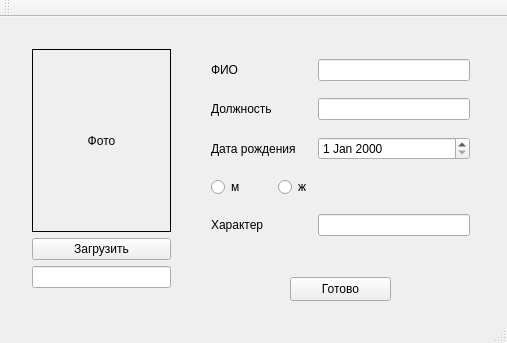
<?xml version="1.0" encoding="UTF-8"?>
<ui version="4.0">
 <class>MainWindow</class>
 <widget class="QMainWindow" name="MainWindow">
  <property name="geometry">
   <rect>
    <x>0</x>
    <y>0</y>
    <width>507</width>
    <height>343</height>
   </rect>
  </property>
  <property name="windowTitle">
   <string>Форма</string>
  </property>
  <widget class="QWidget" name="centralWidget">
   <widget class="QPushButton" name="pushButton">
    <property name="geometry">
     <rect>
      <x>290</x>
      <y>260</y>
      <width>101</width>
      <height>24</height>
     </rect>
    </property>
    <property name="text">
     <string>Готово</string>
    </property>
   </widget>
   <widget class="QWidget" name="layoutWidget">
    <property name="geometry">
     <rect>
      <x>200</x>
      <y>20</y>
      <width>281</width>
      <height>221</height>
     </rect>
    </property>
    <layout class="QGridLayout" name="gridLayout_2">
     <item row="0" column="0">
      <widget class="QLabel" name="label_fio">
       <property name="text">
        <string>ФИО</string>
       </property>
      </widget>
     </item>
     <item row="0" column="2">
      <widget class="QLineEdit" name="lineEdit_fio"/>
     </item>
     <item row="1" column="0">
      <widget class="QLabel" name="label_dol">
       <property name="text">
        <string>Должность</string>
       </property>
      </widget>
     </item>
     <item row="1" column="2">
      <widget class="QLineEdit" name="lineEdit_dol"/>
     </item>
     <item row="2" column="0" colspan="2">
      <widget class="QLabel" name="label_date">
       <property name="text">
        <string>Дата рождения</string>
       </property>
      </widget>
     </item>
     <item row="2" column="2">
      <widget class="QDateEdit" name="dateEdit"/>
     </item>
     <item row="3" column="0">
      <widget class="QRadioButton" name="radioButton_m">
       <property name="text">
        <string>м</string>
       </property>
      </widget>
     </item>
     <item row="3" column="1">
      <widget class="QRadioButton" name="radioButton_w">
       <property name="toolTipDuration">
        <number>3</number>
       </property>
       <property name="text">
        <string>ж</string>
       </property>
      </widget>
     </item>
     <item row="4" column="0">
      <widget class="QLabel" name="label_char">
       <property name="text">
        <string>Характер</string>
       </property>
      </widget>
     </item>
     <item row="4" column="2">
      <widget class="QLineEdit" name="lineEdit_char"/>
     </item>
    </layout>
   </widget>
   <widget class="QWidget" name="">
    <property name="geometry">
     <rect>
      <x>21</x>
      <y>21</y>
      <width>161</width>
      <height>261</height>
     </rect>
    </property>
    <layout class="QVBoxLayout" name="verticalLayout">
     <item>
      <widget class="QLabel" name="label_photo">
       <property name="frameShape">
        <enum>QFrame::Panel</enum>
       </property>
       <property name="text">
        <string>Фото</string>
       </property>
       <property name="scaledContents">
        <bool>true</bool>
       </property>
       <property name="alignment">
        <set>Qt::AlignCenter</set>
       </property>
      </widget>
     </item>
     <item>
      <widget class="QPushButton" name="pushButton_load">
       <property name="text">
        <string>Загрузить</string>
       </property>
      </widget>
     </item>
     <item>
      <widget class="QLineEdit" name="lineEdit_path"/>
     </item>
    </layout>
   </widget>
  </widget>
  <widget class="QMenuBar" name="menuBar">
   <property name="geometry">
    <rect>
     <x>0</x>
     <y>0</y>
     <width>507</width>
     <height>21</height>
    </rect>
   </property>
  </widget>
  <widget class="QToolBar" name="mainToolBar">
   <attribute name="toolBarArea">
    <enum>TopToolBarArea</enum>
   </attribute>
   <attribute name="toolBarBreak">
    <bool>false</bool>
   </attribute>
  </widget>
  <widget class="QStatusBar" name="statusBar"/>
 </widget>
 <layoutdefault spacing="6" margin="11"/>
 <resources/>
 <connections/>
</ui>
